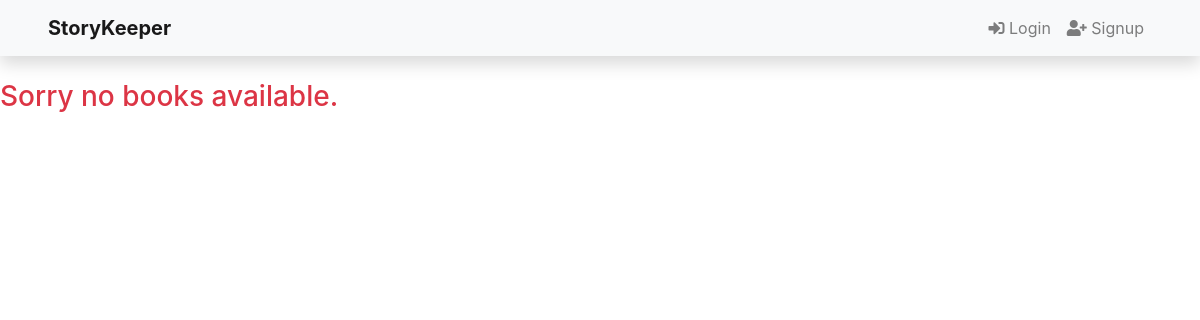
Before: /category/Historical Fiction with the older database file.
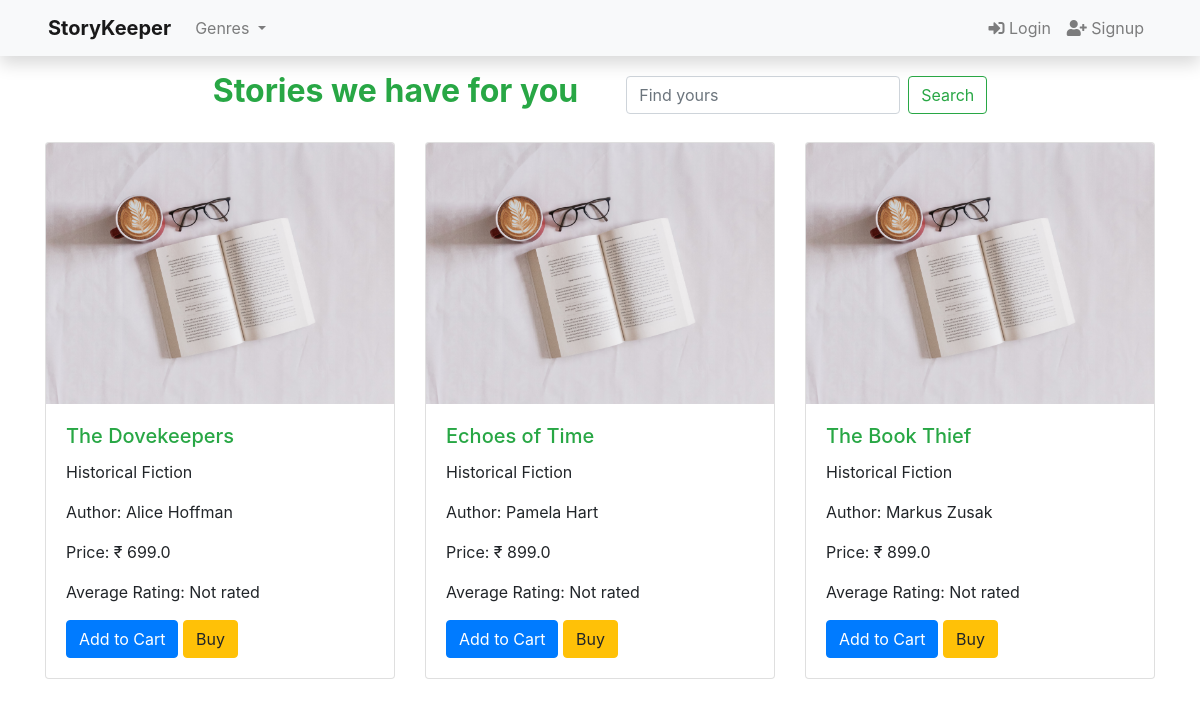
After: the same page with the newer database file.
### books/models.py (models this page shows, shortened)
class Book(models.Model):
    title  		 = models.CharField(max_length=200)
    author 		 = models.CharField(max_length=100)
    genre   	 = models.CharField(max_length=100)
    price  		 = models.FloatField(default=0)
    quantity   	 = models.IntegerField(default=0)
    description  = models.TextField(default='No Description', null=True, blank=False)
    average_rating  = models.FloatField(default=0)
    created_on 	 = models.DateTimeField(auto_now_add=True)
    updated_on 	 = models.DateTimeField(auto_now=True)
    digital         = models.BooleanField(default=False, null=True, blank=False)
    status          = models.IntegerField(choices=status,default = 1)
    class Meta:
        ordering    = ['-quantity']

### books/views.py (the view)
# urls.py: path('category/<str:cats>', views.categoryView, name='category'),
def categoryView(request, cats):
    category_post = Book.objects.filter(genre=cats)
    genre = Book.objects.values('genre').distinct()
    context = {'category_post':category_post, 'genre':genre}
    return render(request, 'category.html',context)

### books/templates/category.html (shortened to what this page needs)
{% extends 'base.html' %}
{% block content %}
{% load static %}
{% if category_post %}
<div class='container-fluid my-3 d-flex justify-content-center'>
    <h2 class="text-success"><b>{{ book.genre }} Stories we have for you </b></h2>
    <form class="form-inline my-2 ml-5 my-lg-0" role='search', method='get', action="{% url 'home' %}">
        <input class="form-control mr-sm-2" name='search' type="search" placeholder="Find yours" aria-label="Search">
        <button class="btn btn-outline-success my-2 my-sm-0" type="submit">Search</button>
    </form>
</div>
<div class="container mt-4">
    <div class="row">
        {% for book in category_post %}
        <div class="col-md-4 mb-4">
            <div class="card product-card">
                <a href="{% url 'book_detail' book.id %}"><img src="{% static 'images/thumbnail.jpg' %}" class="card-img-top" alt="{{ book.title }}"></a>
                <div class="card-body">
                    <a href="{% url 'book_detail' book.id %}"class="text-success" ><h5 class="card-title">{{ book.title }}</h5></a>
                    <p class="card-text">{{ book.genre}}</p>
                    <p class="card-text">Author: {{ book.author }}</p>
                    <p class="card-text">Price: &#8377; {{ book.price }}</p>
                    <p class="card-text">Average Rating: {% if book.average_rating %}{{ book.average_rating|floatformat:'0' }} &#9733; out of 5 &#9733;{% else %}Not rated{% endif %}</p>
                    <a href="#" class="btn btn-primary">Add to Cart</a>
                    <a href="#" class="btn btn-warning">Buy</a>
                </div>
            </div>
        </div>
        {% endfor %}
    </div>
</div>
{% else %}
    <div class="my-4">
        <strong class="text-danger my-4"><H3>Sorry no books available. </H3></strong>
    </div>
{% endif %}
{% endblock %}

Changed rows visible on the page:
added Book: title "The Dovekeepers", genre "Historical Fiction", author "Alice Hoffman", price "699.0", average_rating "Not rated"
added Book: title "Echoes of Time", genre "Historical Fiction", author "Pamela Hart", price "899.0", average_rating "Not rated"
added Book: title "The Book Thief", genre "Historical Fiction", author "Markus Zusak", price "899.0", average_rating "Not rated"
Other visible differences:
text no longer shown: "Sorry no books available."
text now shown: "Genres Stories we have for you Search"
